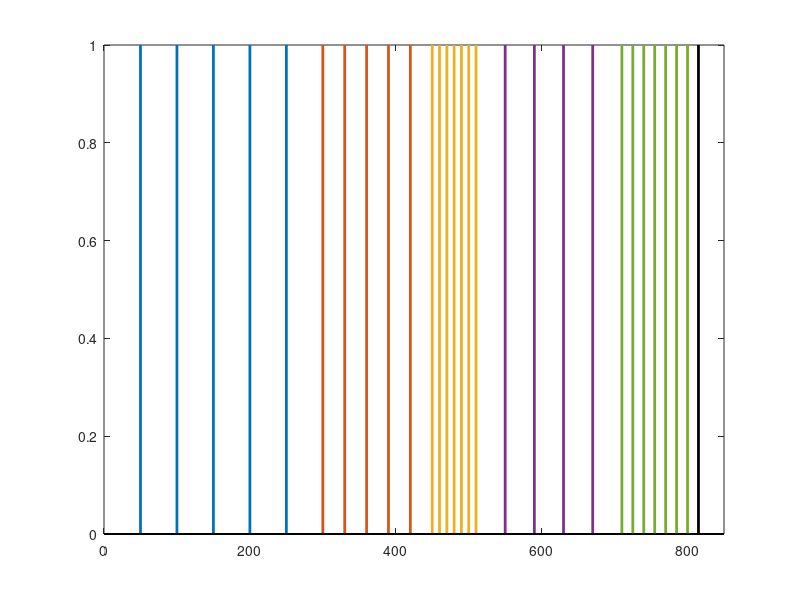

Write MATLAB code to recreate this figure. (Note: this script raises an error after producing the figure.)
clear
clc
%-------------------------- input data array -----------------------------%
% - Case 1: Regular spacing
si = [50 50 50 50 50 50 30 30 30 30 30 10 10 10 10 10 10 40 40 40 40 40 15 15 15 15 15 15 15];
% - Case 2: HF included
% si = [50 50 50 50 50 50 30 30 30 30 30 10 10 10 10 10 10 40 5 5 5 5 15 15 15 15 15 15 15];
% - Case 3: Random spacing
% si = [50 45 65 55 40 53 31 35 38 39 28 11 15 10 16 17 14 42 5 4.9 4 1 12 13 14 15 11 13 18];
%-------------------------------------------------------------------------%
%
%                             Exclude HF/NI seg  
%
%-------------------------------------------------------------------------%
sip= si(1:size(si,2)-1);   % -1 delete last one spacing value
cv = 5.0;   % critical value
cn = 3;     % critical number of spacing
n = 0;      % number of small spacing
r = 0;      % rows of continious HF segments
niL = [];
for i=1:size(si,2)
    if(si(i) <= cv & si(i)>0)
        n = n + 1;  % count number of small spacing
        if(i>2)     % indentify NI segment
            if(si(i-2)<0 && si(i-1)<0)
                r = r + 1;
                nign = si(i-2:i-1); % i-n-1 add former one fracture
                nig(r,1:size(nign,2)) = nign; % log HF group
                niLn = i-2:i-1;     % i-n-1 add former one fracture
                niL(r,1:size(niLn,2)) = niLn;     % log HF location
            end
        end
    else
        if(n >= cn) % appear HF segments
            r = r + 1;
            if(i-n-1 > 0)
                nign = si(i-n-1:i-1); % i-n-1 add former one fracture
                nig(r,1:size(nign,2)) = nign; % log HF group
                niLn = i-n-1:i-1;     % i-n-1 add former one fracture
                niL(r,1:size(niLn,2)) = niLn;     % log HF location
            else
                nign = si(i-n:i-1); % i-n-1 add former one fracture
                nig(r,1:size(nign,2)) = nign; % log HF group
                niLn = i-n:i-1;     % i-n-1 add former one fracture
                niL(r,1:size(niLn,2)) = niLn;     % log HF location
            end
        end
        n = 0;
        if(i>2)     % indentify NI segment
            if(si(i-2)<0 && si(i-1)<0)
                r = r + 1;
                nign = si(i-2:i-1); % i-n-1 add former one fracture
                nig(r,1:size(nign,2)) = nign; % log HF group
                niLn = i-2:i-1;     % i-n-1 add former one fracture
                niL(r,1:size(niLn,2)) = niLn;     % log HF location
            end
        end
    end
end
% sip= si(1:size(si,2));   % -1 delete last one spacing value
for k=1:r   % sum HF group spacing, add to following one spacing
    if(niL(r+1-k,length(find(niL(r+1-k,:)~=0)))+1 <= size(sip,2))
%         si(niL(r+1-k,length(find(niL(r+1-k,:)~=0)))+1) = si(niL(r+1-k,length(find(niL(r+1-k,:)~=0)))+1) + sum(nig(r+1-k,:));
%     else      % in case of last seg are HF seg
        sip(niL(r+1-k,length(find(niL(r+1-k,:)~=0)))+1) = sip(niL(r+1-k,length(find(niL(r+1-k,:)~=0)))+1) + sum(nig(r+1-k,:));
        sipL(1,niL(r+1-k,length(find(niL(r+1-k,:)~=0)))+1) = sip(niL(r+1-k,length(find(niL(r+1-k,:)~=0)))+1);
        sipL(2,niL(r+1-k,length(find(niL(r+1-k,:)~=0)))+1) = niL(r+1-k,length(find(niL(r+1-k,:)~=0)))+1;
    end         % sipL: record the location of fractures that follow a HF segment
    if(k == 1)	% log last seg cut by HF seg
        sii(k,:) = sip((niL(r+1-k,length(find(niL(r+1-k,:)~=0)))+1):end);
        siiL(k,1)= size(sip((niL(r+1-k,length(find(niL(r+1-k,:)~=0)))+1):end),2); % log number
    else        % log middle segs cut by HF seg
        siin = sip((niL(r+1-k,length(find(niL(r+1-k,:)~=0)))+1):(niL(r+1-k+1,1)-1));
        sii(k,1:size(siin,2)) = siin;
        siiL(k,1)= size(siin,2);    % log number
    end
    if(k == r)	% log first seg cut by HF seg
        siin = sip(1:niL(r+1-k,1)-1);
        sii(k+1,1:size(siin,2)) = sip(1:niL(r+1-k,1)-1);
        siiL(k+1,1)= size(siin,2);  % log number
    end
    sip(niL(r+1-k,1:length(find(niL(r+1-k,:)~=0))))=[];   % exclude HF segments
end
n = size(sip,2);      % total number of fractures
for i=1:n
    sxx(i)=sum(sip(1:i)); % record fracture location from zero
end
%--------------------------------------------------------------------------%
%
%                          Formal computation 
%
%--------------------------------------------------------------------------%
figure
%--------------------------------------------------------------------------%
%
%                            No HF segments 
%
%--------------------------------------------------------------------------%
if(isempty(niL))
    minG = 3;   % minimum group member
    p1 = 100; p2 = 100; p3 = 100; p4 = 100; p5 = 100; 
    pp = 0;
    s=sip;
    %--------------------------- one groups ------------------------------%
    q = 1;                  % total group number
    if(n >= q*minG)
        m = 1;              % initialize total group scheme
        s1=s(1:n)           % first group
        data1(m,q) = var(s1(2:end));	% sum up Standard Deviation of each group
        p1=min(data1(:,q));	% find the minimum total Standard Deviation
        pp = pp + 1;
    end
    %--------------------------- two groups ------------------------------%
    q = 2;              % total group number
    data2 = 0;          % initialize matrix
    if(n >= q*minG)
        m = 1;              % initialize total group scheme
        for i=minG:(n-minG*(q-1))
            s1=s(1:i);  % first group
            s2=s(i+1:n);    % last group
            data2(m,1:q-1)=[i];    % record group scheme
            % sum up Standard Deviation of each group
            data2(m,q) = var(s1(2:end))+var(s2(2:end)); 
            m=m+1;  % count up total group scheme
        end
        p2=min(data2(:,q));   % find the minimum total Standard Deviation
        pp = pp + 1;
        [y,z]=find(data2==p2);% find its corresponding group scheme
        s1=s(1:data2(y,1))          % optimal first group
        s2=s(data2(y,1)+1:n)        % optimal second group
    end
    %--------------------------- three groups ------------------------------%
    q = 3;              % total group number
    data3 = 0;          % initialize matrix
    if(n >= q*minG)
        m=1;            % initialize total group scheme
        for i=minG:(n-minG*(q-1))
            s1=s(1:i);  % first group
            for k=i+minG:(n-minG*(q-2))
                s2=s(i+1:k);    % third group
                s3=s(k+1:n);    % last group
                data3(m,1:q-1)=[i k];    % record group scheme
                % sum up Standard Deviation of each group
                data3(m,q) = var(s1(2:end))+var(s2(2:end))+var(s3(2:end)); 
                m=m+1;  % count up total group scheme
            end
        end
        p3=min(data3(:,q));   % find the minimum total Standard Deviation
        pp = pp + 1;
        [y,z]=find(data3==p3);% find its corresponding group scheme
        s1=s(1:data3(y,1))              % optimal first group
        s2=s(data3(y,1)+1:data3(y,2))   % optimal second group
        s3=s(data3(y,2)+1:n)            % optimal last group
    end
    %-------------------------- four groups ------------------------------%
    q=4;            % total group
    data4 = 0;      % initialize matrix
    if(n >= q*minG)
        m=1;        % initialize total group scheme
        for i=minG:(n-minG*(q-1))
            s1=s(1:i);  % first group
            for j=i+minG:(n-minG*(q-2))
                s2=s(i+1:j);    % second group
                for k=j+minG:(n-minG*(q-3))
                    s3=s(j+1:k);    % third group
                    s4=s(k+1:n);    % last group
                    data4(m,1:q-1)=[i j k];    % record group scheme
                    % sum up Standard Deviation of each group
                    data4(m,4) = var(s1(2:end))+var(s2(2:end))+var(s3(2:end))+var(s4(2:end)); 
                    m=m+1;  % count up total group scheme
                end
            end
        end
        p4=min(data4(:,4));   % find the minimum total Standard Deviation
        pp = pp + 1;
        [y,z]=find(data4==p4);% find its corresponding group scheme
        s1=s(1:data4(y,1))              % optimal first group
        s2=s(data4(y,1)+1:data4(y,2))   % optimal second group
        s3=s(data4(y,2)+1:data4(y,3))   % optimal third group
        s4=s(data4(y,3)+1:n)            % optimal last group
    end
    %------------------------- five groups ------------------------------%
    q=5;        % total group
    data5 = 0;  % initialize matrix
    if(n >= q*minG)
        o=1;    % initialize total group scheme
        for i=minG:(n-minG*(q-1))
            s1=s(1:i);  % first group
            for j=i+minG:(n-minG*(q-2))
                s2=s(i+1:j);    % second group
                for k=j+minG:(n-minG*(q-3))
                    s3=s(j+1:k);    % third group
                    for l=k+minG:(n-minG*(q-4))
                        s4=s(k+1:l);    % fourth group
                        s5=s(l+1:n);    % last group
                        data5(o,1:q-1)=[i j k l];    % record group scheme
                        % sum up Standard Deviation of each group
                        data5(o,5) = var(s1(2:end))+var(s2(2:end))+var(s3(2:end))+var(s4(2:end))+var(s5(2:end)); 
                        o=o+1;  % count up total group scheme
                    end
                end
            end
        end
        p5=min(data5(:,5));     % find the minimum total Standard Deviation
        pp = pp + 1;
        [y,z]=find(data5==p5);	% find its corresponding group scheme
        s1=s(1:data5(y,1))              % optimal first group
        s2=s(data5(y,1)+1:data5(y,2))   % optimal second group
        s3=s(data5(y,2)+1:data5(y,3))   % optimal third group
        s4=s(data5(y,3)+1:data5(y,4))	% optimal last group
        s5=s(data5(y,4)+1:n)            % optimal last group
    end
    %---------------------------------------------------------------------%
    %
    %                        output groups
    %
    %---------------------------------------------------------------------%
    h = 0;
    if(pp > 0)
        [g,h]=min([p1,p2,p3,p4,p5]);
    end
    
    if((n < 1*minG) || (h==1))
%         if(size(sx,2) > 0)  % for only HF, no one fracture part 
            s1=s;
            stem(sxx(1:end),ones(size(s1)),'LineWidth',2,'Marker','none'); hold on;
            fiLFL = (find(si(:) == s1(end)));    % Last number location of s1 in s
%             if(isempty(fiLFL))
%                 fiLFL = (find(round(si(:),4) == round(s1(1) - sum(nig(w-1,:)),4)));    % Last number location of s1 in s
%             end
            fi1=size(s1,2)/(sum(s1)*0.01) % add half later spacing            
%             fi1=size(s1,2)/((sum(s1)+si(fiLFL+1)*0.5)*0.01) % add half later spacing
            xlim([0 s1(size(s1,2))+50]);
            text((sxx(1)+sxx(end))/2-5,-0.07,num2str(round(fi1,1)),'color','r','FontSize',13)
            set(gcf,'Position',[100 100 950 120]);
            stem(sum(si),ones(1),'LineWidth',2,'color','k','Marker','none');
%         end
    end
    if(h==2)    % h is the column of min([p3,p4,p5])
        [y,z]=find(data2==p2);% find its corresponding group scheme
        s1=s(1:data2(y,1))              % optimal first group
        s2=s(data2(y,1)+1:n)   % optimal second group
            %------------------ re-arrange  ------------------%
            % If the spacing of the last fracture is greater than the mean 
            % value of the latter group, the fracture is assigned to the latter group
            if(s1(size(s1,2))>2*mean(s2))
                data2(y,1)=data2(y,1)-1;
            end
            s1=s(1:data2(y,1))      % optimal first group
            s2=s(data2(y,1)+1:n)    % optimal second group
            %-------------------------------------------------%
%         figure
        stem(sxx(1:data2(y,1)),ones(size(s1)),'LineWidth',2,'Marker','none'); hold on;
        stem(sxx(data2(y,1)+1:n),ones(size(s2)),'LineWidth',2,'Marker','none'); 
        fi1=size(s1,2)/((sum(s1)+s2(1)/2)*0.01)
        fi2=size(s2,2)/((sum(s2)-s2(1)/2)*0.01)
        xlim([0 sxx(size(sxx,2))+50]);
        set(gcf,'Position',[100 100 950 120]);
        stem(sum(si),ones(1),'LineWidth',2,'color','k','Marker','none');
        text((sxx(1)+sxx(data2(y,1)))/2-5,-0.07,num2str(round(fi1,1)),'color','r','FontSize',13)
        text((sxx(data2(y,1))+sxx(end))/2-5,-0.07,num2str(round(fi2,1)),'color','r','FontSize',13)
    end
    if(h==3)
        [y,z]=find(data3==p3);% find its corresponding group scheme
        s1=s(1:data3(y,1))              % optimal first group
        s2=s(data3(y,1)+1:data3(y,2))   % optimal second group
        s3=s(data3(y,2)+1:n)            % optimal last group
            %------------------ re-arrange  ------------------%
            % If the spacing of the last fracture is greater than the mean 
            % value of the latter group, the fracture is assigned to the latter group
            if(s1(size(s1,2))>2*mean(s2))
                data3(y,1)=data3(y,1)-1;
            end
            if(s2(size(s2,2))>2*mean(s3))
                data3(y,2)=data3(y,2)-1;
            end
            s1=s(1:data3(y,1))              % optimal first group
            s2=s(data3(y,1)+1:data3(y,2))   % optimal second group
            s3=s(data3(y,2)+1:n)            % optimal last group
            %-------------------------------------------------%
%         figure
        stem(sxx(1:data3(y,1)),ones(size(s1)),'LineWidth',2,'Marker','none'); hold on;
        stem(sxx(data3(y,1)+1:data3(y,2)),ones(size(s2)),'LineWidth',2,'Marker','none'); 
        stem(sxx(data3(y,2)+1:n),ones(size(s3)),'LineWidth',2,'Marker','none');
        fi1=size(s1,2)/((sum(s1)+s2(1)/2)*0.01)
        fi2=size(s2,2)/((sum(s2)-s2(1)/2+s3(1)/2)*0.01)
        fi3=size(s3,2)/((sum(s3)-s3(1)/2)*0.01)
        xlim([0 sxx(size(sxx,2))+50]);
        set(gcf,'Position',[100 100 950 120]);
        stem(sum(si),ones(1),'LineWidth',2,'color','k','Marker','none');
        text((sxx(1)+sxx(data3(y,1)))/2-5,-0.07,num2str(round(fi1,1)),'color','r','FontSize',13)
        text((sxx(data3(y,1))+sxx(data3(y,2)))/2-5,-0.07,num2str(round(fi2,1)),'color','r','FontSize',13)
        text((sxx(data3(y,2))+sxx(end))/2-5,-0.07,num2str(round(fi2,1)),'color','r','FontSize',13)
    end
    if(h==4)
        [y,z]=find(data4==p4);% find its corresponding group scheme
        s1=s(1:data4(y,1))          % optimal first group
        s2=s(data4(y,1)+1:data4(y,2)) % optimal second group
        s3=s(data4(y,2)+1:data4(y,3)) % optimal third group
        s4=s(data4(y,3)+1:n)         % optimal last group
            %------------------ re-arrange  ------------------%
            % If the spacing of the last fracture is greater than the mean 
            % value of the latter group, the fracture is assigned to the latter group
            if(s1(size(s1,2))>2*mean(s2))
                data4(y,1)=data4(y,1)-1;
            end
            if(s2(size(s2,2))>2*mean(s3))
                data4(y,2)=data4(y,2)-1;
            end
            if(s3(size(s3,2))>2*mean(s4))
                data4(y,3)=data4(y,3)-1;
            end
            s1=s(1:data4(y,1))           % optimal first group
            s2=s(data4(y,1)+1:data4(y,2)) % optimal second group
            s3=s(data4(y,2)+1:data4(y,3)) % optimal third group
            s4=s(data4(y,3)+1:n)         % optimal last group
            %-------------------------------------------------%
%         figure
        stem(sxx(1:data4(y,1)),ones(size(s1)),'LineWidth',2,'Marker','none'); hold on;
        stem(sxx(data4(y,1)+1:data4(y,2)),ones(size(s2)),'LineWidth',2,'Marker','none'); 
        stem(sxx(data4(y,2)+1:data4(y,3)),ones(size(s3)),'LineWidth',2,'Marker','none'); 
        stem(sxx(data4(y,3)+1:n),ones(size(s4)),'LineWidth',2,'Marker','none');
        fi1=size(s1,2)/((sum(s1)+s2(1)/2)*0.01)
        fi2=size(s2,2)/((sum(s2)-s2(1)/2+s3(1)/2)*0.01)
        fi3=size(s3,2)/((sum(s3)-s3(1)/2+s4(1)/2)*0.01)
        fi4=size(s4,2)/((sum(s4)-s4(1)/2)*0.01)
        xlim([0 sxx(size(sxx,2))+50]);
        set(gcf,'Position',[100 100 950 120]);
        stem(sum(si),ones(1),'LineWidth',2,'color','k','Marker','none');
        text((sxx(1)+sxx(data4(y,1)))/2-5,-0.07,num2str(round(fi1,1)),'color','r','FontSize',13)
        text((sxx(data4(y,1))+sxx(data4(y,2)))/2-5,-0.07,num2str(round(fi2,1)),'color','r','FontSize',13)
        text((sxx(data4(y,2))+sxx(data4(y,3)))/2-5,-0.07,num2str(round(fi3,1)),'color','r','FontSize',13)
        text((sxx(data4(y,3))+sxx(end))/2-5,-0.07,num2str(round(fi4,1)),'color','r','FontSize',13)
    end
    if(h==5)
        [y,z]=find(data5==p5);	% find its corresponding group scheme
        if(size(y,1)>1)           
            y(1)=max(y);
            y(2:size(y))=[];        
        end
        s1=s(1:data5(y,1))              % optimal first group
        s2=s(data5(y,1)+1:data5(y,2))   % optimal second group
        s3=s(data5(y,2)+1:data5(y,3))   % optimal third group
        s4=s(data5(y,3)+1:data5(y,4))	% optimal fourth group
        s5=s(data5(y,4)+1:n)            % optimal last group
            %------------------ re-arrange  ------------------%
            % If the spacing of the last fracture is greater than the mean 
            % value of the latter group, the fracture is assigned to the latter group
            if(s1(size(s1,2))>1.5*mean(s2))
                data5(y,1)=data5(y,1)-1;
            end
            if(s2(size(s2,2))>1.5*mean(s3))
                data5(y,2)=data5(y,2)-1;
            end
            if(s3(size(s3,2))>1.5*mean(s4))
                data5(y,3)=data5(y,3)-1;
            end
            if(s4(size(s4,2))>1.5*mean(s5))
                data5(y,4)=data5(y,4)-1;
            end
            s1=s(1:data5(y,1))              % optimal first group
            s2=s(data5(y,1)+1:data5(y,2))   % optimal second group
            s3=s(data5(y,2)+1:data5(y,3))   % optimal third group
            s4=s(data5(y,3)+1:data5(y,4))	  % optimal fourth group
            s5=s(data5(y,4)+1:n)            % optimal last group
            %-------------------------------------------------%
%         figure
        stem(sxx(1:data5(y,1)),ones(size(s1)),'LineWidth',2,'Marker','none'); hold on;
        stem(sxx(data5(y,1)+1:data5(y,2)),ones(size(s2)),'LineWidth',2,'Marker','none'); 
        stem(sxx(data5(y,2)+1:data5(y,3)),ones(size(s3)),'LineWidth',2,'Marker','none'); 
        stem(sxx(data5(y,3)+1:data5(y,4)),ones(size(s4)),'LineWidth',2,'Marker','none'); 
        stem(sxx(data5(y,4)+1:n),ones(size(s5)),'LineWidth',2,'Marker','none');
        fi1=size(s1,2)/((sum(s1)+s2(1)/2)*0.01)
        fi2=size(s2,2)/((sum(s2)-s2(1)/2+s3(1)/2)*0.01)
        fi3=size(s3,2)/((sum(s3)-s3(1)/2+s4(1)/2)*0.01)
        fi4=size(s4,2)/((sum(s4)-s4(1)/2+s5(1)/2)*0.01)
        fi5=size(s5,2)/((sum(s5)-s5(1)/2)*0.01)
        xlim([0 sxx(size(sxx,2))+50]);
        set(gcf,'Position',[100 100 950 120]);
        stem(sum(si),ones(1),'LineWidth',2,'color','k','Marker','none');
        text((sxx(1)+sxx(data5(y,1)))/2-5,-0.07,num2str(round(fi1,1)),'color','r','FontSize',13)
        text((sxx(data5(y,1))+sxx(data5(y,2)))/2-5,-0.07,num2str(round(fi2,1)),'color','r','FontSize',13)
        text((sxx(data5(y,2))+sxx(data5(y,3)))/2-5,-0.07,num2str(round(fi3,1)),'color','r','FontSize',13)
        text((sxx(data5(y,3))+sxx(data5(y,4)))/2-5,-0.07,num2str(round(fi4,1)),'color','r','FontSize',13)
        text((sxx(data5(y,4))+sxx(end))/2-5,-0.07,num2str(round(fi5,1)),'color','r','FontSize',13)
    end
end
stem(sum(si),ones(1),'LineWidth',2,'color','k','Marker','none','Marker','none'); % draw the end of the core
xlim([0 sum(si)+50]); % for some special cases
set(gca,'YTick',[]);  % no Y axis
set(gca,'xaxislocation','top');
% set(gca,'XTickLabel','FontSize',20);
% ax.FontSize = 15;
if(isempty(niL))
    return  % no HF segs, over
end
%
%--------------------------------------------------------------------------%
%
%                          Including HF segments 
%
%--------------------------------------------------------------------------%
for w=1:r+1
    si1 = sii(r+2-w,1:siiL(r+2-w,1));
    si2 = sip(2:size(sip,2));     
    %--------------------------- choose scheme ------------------------------%
    s = si1;            % 
    minG = 3;           % minimum group member
    p1=1000; p2 = 1000; p3 = 1000; p4 = 1000; p5 = 1000; 
    pp = 0;
    %------------------------ record fracture location ----------------------%
    n = size(s,2);      % total number of fractures
    if(w==1)
        sx = sxx(1:siiL(r+2-w,1));
    else if(w==r+1)
            sx = sxx(sum(siiL(r+2-w+1:end,1))+1:end);
        else
            sx = sxx(sum(siiL(r+2-w+1:end,1))+1:sum(siiL(r+2-w+1:end,1))+siiL(r+2-w,1));
        end
    end
    %--------------------------- one groups ------------------------------%
    q = 1;                  % total group number
    if(n >= q*minG)
        m = 1;              % initialize total group scheme
        s1=s(1:n)           % first group
        data1(m,q) = var(s1(2:end));	% sum up Standard Deviation of each group
        p1=min(data1(:,q));	% find the minimum total Standard Deviation
        pp = pp + 1;
    end
    %--------------------------- two groups ------------------------------%
    q = 2;              % total group number
    data2 = 0;          % initialize matrix
    if(n >= q*minG)
        m = 1;              % initialize total group scheme
        for i=minG:(n-minG*(q-1))
            s1=s(1:i);  % first group
            s2=s(i+1:n);    % last group
            data2(m,1:q-1)=[i];    % record group scheme
            % sum up Standard Deviation of each group
            data2(m,q) = var(s1(2:end))+var(s2(2:end)); 
            m=m+1;  % count up total group scheme
        end
        p2=min(data2(:,q));   % find the minimum total Standard Deviation
        pp = pp + 1;
        [y,z]=find(data2==p2);% find its corresponding group scheme
        s1=s(1:data2(y,1))          % optimal first group
        s2=s(data2(y,1)+1:n)        % optimal second group
    end
    %--------------------------- three groups ------------------------------%
    q = 3;              % total group number
    data3 = 0;          % initialize matrix
    if(n >= q*minG)
        m=1;            % initialize total group scheme
        for i=minG:(n-minG*(q-1))
            s1=s(1:i);  % first group
            for k=i+minG:(n-minG*(q-2))
                s2=s(i+1:k);    % third group
                s3=s(k+1:n);    % last group
                data3(m,1:q-1)=[i k];    % record group scheme
                % sum up variances of each group 
                % sum up Standard Deviation of each group
                data3(m,q) = var(s1(2:end))+var(s2(2:end))+var(s3(2:end)); 
                m=m+1;  % count up total group scheme
            end
        end
        p3=min(data3(:,q));   % find the minimum total Standard Deviation
        pp = pp + 1;
        [y,z]=find(data3==p3);% find its corresponding group scheme
        s1=s(1:data3(y,1))           % optimal first group
        s2=s(data3(y,1)+1:data3(y,2)) % optimal second group
        s3=s(data3(y,2)+1:n)         % optimal last group
    end
    %-------------------------- four groups ------------------------------%
    q=4;                % total group
    data4 = 0;          % initialize matrix
    if(n >= q*minG)
        m=1;            % initialize total group scheme
        for i=minG:(n-minG*(q-1))
            s1=s(1:i);  % first group
            for j=i+minG:(n-minG*(q-2))
                s2=s(i+1:j);    % second group
                for k=j+minG:(n-minG*(q-3))
                    s3=s(j+1:k);    % third group
                    s4=s(k+1:n);    % last group
                    data4(m,1:q-1)=[i j k];    % record group scheme
                    % sum up Standard Deviation of each group
                    data4(m,4) = var(s1(2:end))+var(s2(2:end))+var(s3(2:end))+var(s4(2:end)); 
                    m=m+1;  % count up total group scheme
                end
            end
        end
        p4=min(data4(:,4));   % find the minimum total Standard Deviation
        pp = pp + 1;
        [y,z]=find(data4==p4);% find its corresponding group scheme
        s1=s(1:data4(y,1))              % optimal first group
        s2=s(data4(y,1)+1:data4(y,2))   % optimal second group
        s3=s(data4(y,2)+1:data4(y,3))   % optimal third group
        s4=s(data4(y,3)+1:n)            % optimal last group
    end
    %------------------------- five groups ------------------------------%
    q=5;    % total group
    data5 = 0;          % initialize matrix
    if(n >= q*minG)
        o=1;    % initialize total group scheme
        for i=minG:(n-minG*(q-1))
            s1=s(1:i);  % first group
            for j=i+minG:(n-minG*(q-2))
                s2=s(i+1:j);    % second group
                for k=j+minG:(n-minG*(q-3))
                    s3=s(j+1:k);    % third group
                    for l=k+minG:(n-minG*(q-4))
                        s4=s(k+1:l);    % fourth group
                        s5=s(l+1:n);    % last group
                        data5(o,1:q-1)=[i j k l];    % record group scheme
                        % sum up Standard Deviation of each group
                        data5(o,5) = var(s1(2:end))+var(s2(2:end))+var(s3(2:end))+var(s4(2:end))+var(s5(2:end)); 
                        o=o+1;  % count up total group scheme
                    end
                end
            end
        end
        p5=min(data5(:,5));     % find the minimum total Standard Deviation
        pp = pp + 1;
        [y,z]=find(data5==p5);	% find its corresponding group scheme
        s1=s(1:data5(y,1))              % optimal first group
        s2=s(data5(y,1)+1:data5(y,2))   % optimal second group
        s3=s(data5(y,2)+1:data5(y,3))   % optimal third group
        s4=s(data5(y,3)+1:data5(y,4))	% optimal last group
        s5=s(data5(y,4)+1:n)            % optimal last group
    end
    %---------------------------------------------------------------------%
    %
    %                        output groups
    %
    %---------------------------------------------------------------------%
    h = 0;
    if(pp > 0)
        [g,h]=min([p1,p2,p3,p4,p5]);
    end
    
    if((n < 2*minG) || (h==1))
        if(size(sx,2) > 0)  % for only HF, no one fracture part 
            s1=s;
            stem(sx(1:end),ones(size(s1)),'LineWidth',2,'Marker','none'); hold on;
            fiLFL = (find(si(:) == s1(end)));    % Last number location of s1 in s
%             if(isempty(fiLFL))
%                 fiLFL = (find(round(si(:),4) == round(s1(1) - sum(nig(w-1,:)),4)));    % Last number location of s1 in s
%             end
            fi1=size(s1,2)/(sum(s1)*0.01) % add half later spacing
            if(w>1) % First crack after NI/HF, special treatment required for FI calculation
                loc = find(s1(1)==sipL(1,:));
                range = loc - 1 + size(s1,2);
                lengt = (sum(si(loc:range)) + abs(si(range+1)/2.0))*0.01;
                fi1=size(s1,2)/lengt
            end
            xlim([0 sx(size(sx,2))+50]);
            text((sx(1)+sx(end))/2-5,-0.07,num2str(round(fi1,1)),'color','r','FontSize',13)
            set(gcf,'Position',[100 100 950 120]);
            stem(sum(abs(si)),ones(1),'LineWidth',2,'color','k','Marker','none');
        end
    end
    if(h==2)    % h is the column of min([p3,p4,p5])
        [y,z]=find(data2==p2);% find its corresponding group scheme
        s1=s(1:data2(y,1))              % optimal first group
        s2=s(data2(y,1)+1:n)   % optimal second group
            %------------------ re-arrange  ------------------%
            % If the spacing of the last fracture is greater than the mean 
            % value of the latter group, the fracture is assigned to the latter group
            if(s1(size(s1,2))>2*mean(s2))
                data2(y,1)=data2(y,1)-1;
            end
            s1=s(1:data2(y,1))      % optimal first group
            s2=s(data2(y,1)+1:n)    % optimal second group
            %-------------------------------------------------%
%         figure
        stem(sx(1:data2(y,1)),ones(size(s1)),'LineWidth',2,'Marker','none'); hold on;
        stem(sx(data2(y,1)+1:n),ones(size(s2)),'LineWidth',2,'Marker','none'); 
        fi1=size(s1,2)/((sum(s1)+s2(1)/2)*0.01)
        fi2=size(s2,2)/((sum(s2)-s2(1)/2)*0.01)
        xlim([0 sx(size(sx,2))+50]);
        set(gcf,'Position',[100 100 950 120]);
        stem(sum(si),ones(1),'LineWidth',2,'color','k','Marker','none');
        text((sx(1)+sx(data2(y,1)))/2-5,-0.07,num2str(round(fi1,1)),'color','r','FontSize',13)
        text((sx(data2(y,1))+sx(end))/2-5,-0.07,num2str(round(fi2,1)),'color','r','FontSize',13)
    end
    if(h==3)
        [y,z]=find(data3==p3);% find its corresponding group scheme
        if(size(y,1)>1)
           y(2:size(y))=[]; 
        end
        s1=s(1:data3(y,1))              % optimal first group
        s2=s(data3(y,1)+1:data3(y,2))   % optimal second group
        s3=s(data3(y,2)+1:n)            % optimal last group
            %------------------ re-arrange  ------------------%
            % If the spacing of the last fracture is greater than the mean 
            % value of the latter group, the fracture is assigned to the latter group
            if(s1(size(s1,2))>3*mean(s2))
                data3(y,1)=data3(y,1)-1;
            end
            if(s2(size(s2,2))>3*mean(s3))
                data3(y,2)=data3(y,2)-1;
            end
            s1=s(1:data3(y,1))              % optimal first group
            s2=s(data3(y,1)+1:data3(y,2))   % optimal second group
            s3=s(data3(y,2)+1:n)            % optimal last group
            %-------------------------------------------------%
%         figure
        stem(sx(1:data3(y,1)),ones(size(s1)),'LineWidth',2,'Marker','none'); hold on;
        stem(sx(data3(y,1)+1:data3(y,2)),ones(size(s2)),'LineWidth',2,'Marker','none'); 
        stem(sx(data3(y,2)+1:n),ones(size(s3)),'LineWidth',2,'Marker','none');
        fi1=size(s1,2)/((sum(s1)+s2(1)/2)*0.01)
        fi2=size(s2,2)/((sum(s2)-s2(1)/2+s3(1)/2)*0.01)
        fi3=size(s3,2)/((sum(s3)-s3(1)/2)*0.01)
        xlim([0 sx(size(sx,2))+50]);
        set(gcf,'Position',[100 100 950 120]);
        stem(sum(si),ones(1),'LineWidth',2,'color','k','Marker','none');
        text((sx(1)+sx(data3(y,1)))/2-5,-0.07,num2str(round(fi1,1)),'color','r','FontSize',13)
        text((sx(data3(y,1))+sx(data3(y,2)))/2-5,-0.07,num2str(round(fi2,1)),'color','r','FontSize',13)
        text((sx(data3(y,2))+sx(end))/2-5,-0.07,num2str(round(fi3,1)),'color','r','FontSize',13)
    end
    if(h==4)
        [y,z]=find(data4==p4);% find its corresponding group scheme
        s1=s(1:data4(y,1))           % optimal first group
        s2=s(data4(y,1)+1:data4(y,2)) % optimal second group
        s3=s(data4(y,2)+1:data4(y,3)) % optimal third group
        s4=s(data4(y,3)+1:n)         % optimal last group
            %------------------ re-arrange  ------------------%
            % If the spacing of the last fracture is greater than the mean 
            % value of the latter group, the fracture is assigned to the latter group
            if(s1(size(s1,2))>2*mean(s2))
                data4(y,1)=data4(y,1)-1;
            end
            if(s2(size(s2,2))>2*mean(s3))
                data4(y,2)=data4(y,2)-1;
            end
            if(s3(size(s3,2))>2*mean(s4))
                data4(y,3)=data4(y,3)-1;
            end
            s1=s(1:data4(y,1))           % optimal first group
            s2=s(data4(y,1)+1:data4(y,2)) % optimal second group
            s3=s(data4(y,2)+1:data4(y,3)) % optimal third group
            s4=s(data4(y,3)+1:n)         % optimal last group
            %-------------------------------------------------%
%         figure
        stem(sx(1:data4(y,1)),ones(size(s1)),'LineWidth',2,'Marker','none'); hold on;
        stem(sx(data4(y,1)+1:data4(y,2)),ones(size(s2)),'LineWidth',2,'Marker','none'); 
        stem(sx(data4(y,2)+1:data4(y,3)),ones(size(s3)),'LineWidth',2,'Marker','none'); 
        stem(sx(data4(y,3)+1:n),ones(size(s4)),'LineWidth',2,'Marker','none');
        fi1=size(s1,2)/((sum(s1)+s2(1)/2)*0.01)
        fi2=size(s2,2)/((sum(s2)-s2(1)/2+s3(1)/2)*0.01)
        fi3=size(s3,2)/((sum(s3)-s3(1)/2+s4(1)/2)*0.01)
        fi4=size(s4,2)/((sum(s4)-s4(1)/2)*0.01)
        xlim([0 sx(size(sx,2))+50]);
        set(gcf,'Position',[100 100 950 120]);
        stem(sum(si),ones(1),'LineWidth',2,'color','k','Marker','none');
        text((sx(1)+sx(data4(y,1)))/2-5,-0.07,num2str(round(fi1,1)),'color','r','FontSize',13)
        text((sx(data4(y,1))+sx(data4(y,2)))/2-5,-0.07,num2str(round(fi2,1)),'color','r','FontSize',13)
        text((sx(data4(y,2))+sx(data4(y,3)))/2-5,-0.07,num2str(round(fi2,1)),'color','r','FontSize',13)
        text((sx(data4(y,3))+sx(end))/2-5,-0.07,num2str(round(fi2,1)),'color','r','FontSize',13)
    end
    if(h==5)
        [y,z]=find(data5==p5);	% find its corresponding group scheme
        s1=s(1:data5(y,1))              % optimal first group
        s2=s(data5(y,1)+1:data5(y,2))   % optimal second group
        s3=s(data5(y,2)+1:data5(y,3))   % optimal third group
        s4=s(data5(y,3)+1:data5(y,4))	% optimal fourth group
        s5=s(data5(y,4)+1:n)            % optimal last group
            %------------------ re-arrange  ------------------%
            % If the spacing of the last fracture is greater than the mean 
            % value of the latter group, the fracture is assigned to the latter group
            if(s1(size(s1,2))>2*mean(s2))
                data5(y,1)=data5(y,1)-1;
            end
            if(s2(size(s2,2))>2*mean(s3))
                data5(y,2)=data5(y,2)-1;
            end
            if(s3(size(s3,2))>2*mean(s4))
                data5(y,3)=data5(y,3)-1;
            end
            if(s4(size(s4,2))>2*mean(s5))
                data5(y,4)=data5(y,4)-1;
            end
            s1=s(1:data5(y,1))              % optimal first group
            s2=s(data5(y,1)+1:data5(y,2))   % optimal second group
            s3=s(data5(y,2)+1:data5(y,3))   % optimal third group
            s4=s(data5(y,3)+1:data5(y,4))	% optimal fourth group
            s5=s(data5(y,4)+1:n)            % optimal last group
            %-------------------------------------------------%
%         figure
        stem(sx(1:data5(y,1)),ones(size(s1)),'LineWidth',2,'Marker','none'); hold on;
        stem(sx(data5(y,1)+1:data5(y,2)),ones(size(s2)),'LineWidth',2,'Marker','none'); 
        stem(sx(data5(y,2)+1:data5(y,3)),ones(size(s3)),'LineWidth',2,'Marker','none'); 
        stem(sx(data5(y,3)+1:data5(y,4)),ones(size(s4)),'LineWidth',2,'Marker','none'); 
        stem(sx(data5(y,4)+1:n),ones(size(s5)),'LineWidth',2,'Marker','none');
        fi1=size(s1,2)/((sum(s1)+s2(1)/2)*0.01)
        fi2=size(s2,2)/((sum(s2)-s2(1)/2+s3(1)/2)*0.01)
        fi3=size(s3,2)/((sum(s3)-s3(1)/2+s4(1)/2)*0.01)
        fi4=size(s4,2)/((sum(s4)-s4(1)/2+s5(1)/2)*0.01)
        fi5=size(s5,2)/((sum(s5)-s5(1)/2)*0.01)
        xlim([0 sx(size(sx,2))+50]);
        set(gcf,'Position',[100 100 950 120]);
        stem(sum(si),ones(1),'LineWidth',2,'color','k','Marker','none');
        text((sx(1)+sx(data4(y,1)))/2-5,-0.07,num2str(round(fi1,1)),'color','r','FontSize',13)
        text((sx(data4(y,1))+sx(data4(y,2)))/2-5,-0.07,num2str(round(fi2,1)),'color','r','FontSize',13)
        text((sx(data4(y,2))+sx(data4(y,3)))/2-5,-0.07,num2str(round(fi2,1)),'color','r','FontSize',13)
        text((sx(data4(y,3))+sx(data4(y,4)))/2-5,-0.07,num2str(round(fi2,1)),'color','r','FontSize',13)
        text((sx(data4(y,4))+sx(end))/2-5,-0.07,num2str(round(fi2,1)),'color','r','FontSize',13)
    end
end
%--------------------------- Plot HF segments  ---------------------------%
for k=1:r
    x1=sum(abs(si(1:niL(k,1))));
    x2=sum(abs(si(1:niL(k,length(find(niL(k,:)~=0))))));
    x = [x1 x2 x2 x1];
    b = [0  0  1  1 ];
    patch(x,b,'black')
    txt = 'HF';
    text((x1+x2)/2-11,0.5,txt,'color','g','FontSize',13)
end
txt = '(cm)';
    text(4.5,1.12,txt,'color','k','FontSize',10)
stem(sum(abs(si)),ones(1),'LineWidth',2,'color','k','Marker','none','Marker','none'); % draw the end of the core
% xlim([0 sum(si)+50]); % for some special cases
set(gca,'YTick',[]);  % no Y axis
set(gca,'xaxislocation','top');
% set(get(gca, 'Xlabel'),'Fontsize',20);
